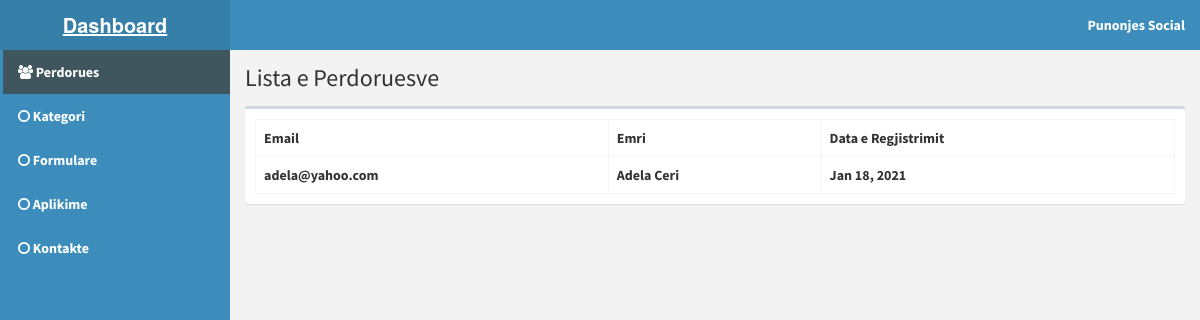
/punonjes/users.php (signed in), run on the app's committed database.
### tables this page shows
CREATE TABLE `users` (
  `id` int(11) NOT NULL,
  `email` varchar(200) NOT NULL,
  `password` varchar(60) NOT NULL,
  `type` int(1) NOT NULL,
  `firstname` varchar(50) NOT NULL,
  `lastname` varchar(50) NOT NULL,
  `address` text NOT NULL,
  `contact_info` varchar(100) NOT NULL,
  `photo` varchar(200) NOT NULL,
  `status` int(1) NOT NULL,
  `activate_code` varchar(15) NOT NULL,
  `reset_code` varchar(15) NOT NULL,
  `created_on` date NOT NULL
);

### punonjes/includes/session.php (called while the page is built, shortened)
<?php
	include '../includes/conn.php';
	$conn = $pdo->open();
	$stmt = $conn->prepare("SELECT * FROM users WHERE id=:id");
	$stmt->execute(['id'=>$_SESSION['punonjes']]);
	$admin = $stmt->fetch();
?>

### punonjes/users.php (the view, shortened to what this page needs)
<?php include 'includes/session.php'; ?>
<?php include 'includes/header.php'; ?>
<body class="hold-transition skin-blue sidebar-mini">
<div class="wrapper">
  <?php include 'includes/navbar.php'; ?>
  <?php include 'includes/menubar.php'; ?>
  <div class="content-wrapper">
    <section class="content-header">
      <h1>
        Lista e Perdoruesve
      </h1>
    </section>
    <section class="content">
      <div class="row">
        <div class="col-xs-12">
          <div class="box">
            <div class="box-body">
              <table id="example1" class="table table-bordered">
                <thead>
                  <th>Email</th>
                  <th>Emri</th>
                  <th>Data e Regjistrimit</th>
                </thead>
                <tbody>
                  <?php
                    $conn = $pdo->open();
                    try{
                      $stmt = $conn->prepare("SELECT * FROM users WHERE type=:type");
                      $stmt->execute(['type'=>0]);
                      foreach($stmt as $row){
                        echo "
                          <tr>
                            <td>".$row['email']."</td>
                            <td>".$row['firstname'].' '.$row['lastname']."</td>
                            <td>".date('M d, Y', strtotime($row['created_on']))."</td>
                          </tr>
                        ";
                      }
                    }
                    catch(PDOException $e){
                      echo $e->getMessage();
                    }
                  ?>
                </tbody>
              </table>
            </div>
          </div>
        </div>
      </div>
    </section>
  </div>
</div>
</body>
</html>

### punonjes/includes/navbar.php (shortened to what this page needs)
<header class="main-header">
  <a href="home.php" class="logo">
    <span class="logo-lg"><b>Dashboard</span>
  </a>
  <nav class="navbar navbar-static-top">
    <div class="navbar-custom-menu">
      <ul class="nav navbar-nav">
        <li class="dropdown user user-menu">
          <a href="#" class="dropdown-toggle" data-toggle="dropdown">
            <span class="hidden-xs"><?php echo $admin['firstname'].' '.$admin['lastname']; ?></span>
          </a>
        </li>
      </ul>
    </div>
  </nav>
</header>

### css/style.css (style rules this page uses)
.skin-blue .main-header .navbar { background-color: #00a1ff; }
.skin-blue .wrapper, .skin-blue .left-side { background-color: #3c8dbc; }
.main-header { background-color: #3c8dbc; }
.skin-blue .main-header .logo { background-color: #367fa9; color: #ffffff; border-bottom: 0 solid transparent; }
.skin-blue .main-header .navbar .nav > li > a { color: #ffffff; }
.skin-blue .content-header { background: transparent; }
html, body { height: 100%; }
body { font-family: 'Source Sans Pro', 'Helvetica Neue', Helvetica, Arial, sans-serif; font-weight: 400; overflow-x: hidden; overflow-y: auto; }
.wrapper { height: 100%; position: relative; overflow-x: hidden; overflow-y: auto; }
.wrapper:before, .wrapper:after { content: " "; display: table; }
.wrapper:after { clear: both; }
.main-header { position: relative; max-height: 100px; z-index: 1030; }
.hold-transition .content-wrapper, .hold-transition .right-side, .hold-transition .main-footer, .hold-transition .main-sidebar, .hold-transition .left-side, .hold-transition .main-header .navbar, .hold-transition .main-header .logo, .hold-transition .menu-open .fa-angle-left { -webkit-transition: none; -o-transition: none; transition: none; }
.main-header .logo { -webkit-transition: width 0.3s ease-in-out; -o-transition: width 0.3s ease-in-out; transition: width 0.3s ease-in-out; display: block; float: left; height: 50px; font-size: 20px; line-height: 50px; text-align: center; width: 230px; font-family: "Helvetica Neue", Helvetica, Arial, sans-serif; padding: 0 15px; font-weight: 300; overflow: hidden; }
a { color: #337ab7; }
.main-header .navbar { -webkit-transition: margin-left 0.3s ease-in-out; -o-transition: margin-left 0.3s ease-in-out; transition: margin-left 0.3s ease-in-out; margin-bottom: 0; margin-left: 230px; border: none; min-height: 50px; border-radius: 0; }
.main-header .navbar-custom-menu, .main-header .navbar-right { float: right; }
.navbar-custom-menu > .navbar-nav > li { position: relative; }
.content-wrapper { min-height: 100%; background-color: #f3f3f3; z-index: 800; }
.content-wrapper, .main-footer { -webkit-transition: -webkit-transform 0.3s ease-in-out, margin 0.3s ease-in-out; -moz-transition: -moz-transform 0.3s ease-in-out, margin 0.3s ease-in-out; -o-transition: -o-transform 0.3s ease-in-out, margin 0.3s ease-in-out; transition: transform 0.3s ease-in-out, margin 0.3s ease-in-out; margin-left: 230px; z-index: 820; }
.content-header { position: relative; padding: 15px 15px 0 15px; }
.content-header > h1 { margin: 0; font-size: 24px; }
h1, h2, h3, h4, h5, h6, .h1, .h2, .h3, .h4, .h5, .h6 { font-family: 'Source Sans Pro', sans-serif; }
.content { min-height: 250px; padding: 15px; margin-right: auto; margin-left: auto; padding-left: 15px; padding-right: 15px; }
.box { position: relative; border-radius: 3px; background: #ffffff; border-top: 3px solid #d2d6de; margin-bottom: 20px; width: 100%; box-shadow: 0 1px 1px rgba(0, 0, 0, 0.1); }
.box-body { border-top-left-radius: 0; border-top-right-radius: 0; border-bottom-right-radius: 3px; border-bottom-left-radius: 3px; padding: 10px; }
.box-header:before, .box-body:before, .box-footer:before, .box-header:after, .box-body:after, .box-footer:after { content: " "; display: table; }
.box-body > .table { margin-bottom: 0; }
.table-bordered { border: 1px solid #f4f4f4; }
.table-bordered > thead > tr > th, .table-bordered > thead > tr > td { border-bottom-width: 2px; }
.table-bordered > thead > tr > th, .table-bordered > tbody > tr > th, .table-bordered > tfoot > tr > th, .table-bordered > thead > tr > td, .table-bordered > tbody > tr > td, .table-bordered > tfoot > tr > td { border: 1px solid #f4f4f4; }
.table > thead > tr > th, .table > tbody > tr > th, .table > tfoot > tr > th, .table > thead > tr > td, .table > tbody > tr > td, .table > tfoot > tr > td { border-top: 1px solid #f4f4f4; }
.skin-blue .main-header .navbar { background-color: #3c8dbc; }
.box-header:after, .box-body:after, .box-footer:after { clear: both; }

### data on the page
users: firstname "Punonjes", lastname "Social"
users: email "adela@yahoo.com", firstname "Adela", lastname "Ceri", created_on "Jan 18, 2021"
